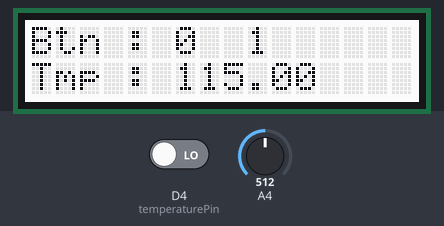
Bench run of a sketch on a simulated Arduino MKR. On the bench: 16×2 character LCD. The test bench sets the inputs (shaded band); at power-on: A4 = 512, D4 (temperaturePin) LOW. What the sketch prints to the serial monitor is not drawn.

Above: at 2.2 s.
2.3 s: A4 set to 716
At 7.1 s:
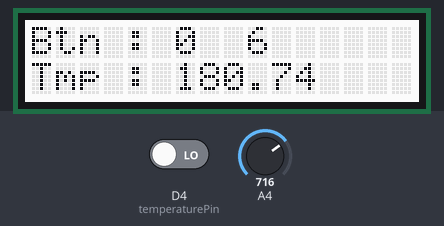
12.6 s: D4 (temperaturePin) driven HIGH
At 16.4 s:
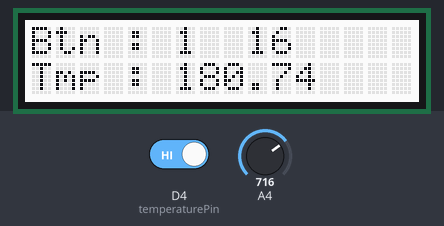
22.7 s: A4 set to 900
At 26.9 s:
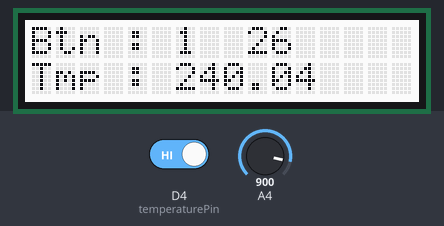
32.7 s: A4 set to 1023
At 37.5 s:
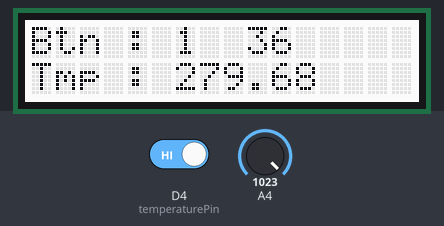
Timing chart, 0 to 39.0 s (numbered marks = the images above; inputs shaded):
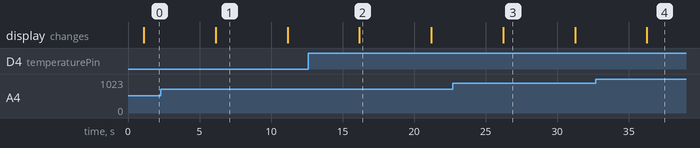

Measured:
- what the display in image 1 shows lasts 5.1 s, from 6.1 s to 11.2 s

The sketch:

test1.ino
```cpp
#define VER "0.0.1"
int temperaturePin = 4; // Analog Pin for Temperature
int buttonPin = 4;      // Digital Pin for Button (interrupt based)
const int debounceTime = 15; // minimal time between pulses

// include the library code:
#include <Wire.h>
#include <Adafruit_RGBLCDShield.h>
#include <utility/Adafruit_MCP23017.h>
#include <MKRGSM.h>


// The shield uses the I2C SCL and SDA pins. On classic Arduinos
// this is Analog 4 and 5 so you can't use those for analogRead() anymore
// However, you can connect other I2C sensors to the I2C bus and share
// the I2C bus.
Adafruit_RGBLCDShield lcd = Adafruit_RGBLCDShield();

volatile int buttonPressCount = 0;

// These #defines make it easy to set the backlight color
#define RED 0x1
#define YELLOW 0x3
#define GREEN 0x2
#define TEAL 0x6
#define BLUE 0x4
#define VIOLET 0x5
#define WHITE 0x7

void setup() {
  // For debugging purpose:
  Serial.begin(9600);

  pinMode(buttonPin, INPUT);
  attachInterrupt(digitalPinToInterrupt(buttonPin), buttonInterruptHandler, RISING);

  //Initialize LCD:
  lcd.begin(16,2);

  lcd.setBacklight(WHITE);

  //Welcome Message
  lcd.print("ArdIoT v");
  lcd.print(VER);

  delay(1000);

  lcd.setCursor(0,1);
  lcd.print("GSM Init...");

  Serial.println ("START gsmScan");
  /*GSMScanner gsmScan = GSMScanner();
  int ret = gsmScan.begin();
  Serial.print("gsmScan.Init return : ");
  Serial.println(ret);
  String networks = gsmScan.readNetworks();
  Serial.println("Networks:");
  Serial.println(networks);*/

  Serial.println("END Setup");
  lcd.clear();
}

void loop() {
  lcd.setCursor(0,0);
  lcd.print("Btn : ");
  lcd.print(buttonPressCount);
  lcd.print("  ");
  lcd.print(millis()/1000);

  lcd.setCursor(0,1);
  lcd.print("Tmp : ");
  lcd.print(getTemp());
  delay(5000);
}


float getTemp() {
  float readVal = analogRead(temperaturePin);
  Serial.println();
  Serial.print("analogRead : ");
  Serial.println(readVal);
  float voltage = readVal * 3.3 / 1024;
  Serial.print("Voltage : ");
  Serial.println(voltage);
  float temperature = (voltage - 0.5) * 100;
  Serial.print("Temperature :");
  Serial.println(temperature);
  return temperature;
}

void buttonInterruptHandler() {
  static long lastInt=0;
  if (micros()-lastInt >= debounceTime * 1000) {
    buttonPressCount++;
    lastInt = micros();
  }
}
```
